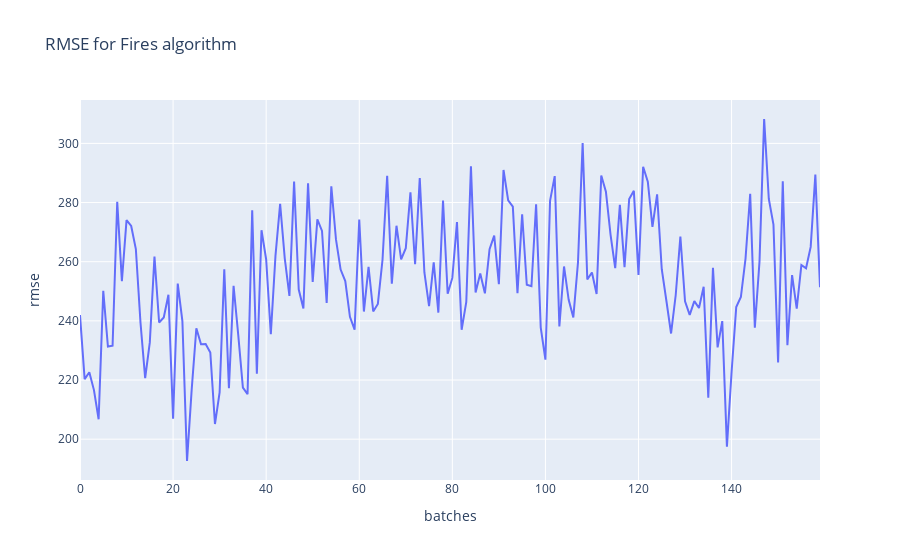

Notebook cell for this chart:
### Code cell
fig = px.line(y = fires_cuda_rmse, title="RMSE for Fires algorithm", labels={"x":"batches", "y":"rmse"})
fig.show()

### Figure 1 — Plotly figure (JSON) as saved in the notebook; plotly's stock layout.template omitted (floating-point values rounded to 4 significant figures; data arrays with more than 128 entries replaced by an {"elided": "..."} marker saying what was removed)
{"data": [{"hovertemplate": "batches=%{x}<br>rmse=%{y}<extra></extra>", "legendgroup": "", "line": {"color": "#636efa", "dash": "solid"}, "mode": "lines", "name": "", "orientation": "v", "showlegend": false, "type": "scatter", "x": {"elided": "160 int values"}, "xaxis": "x", "y": {"elided": "160 float values"}, "yaxis": "y"}], "layout": {"legend": {"tracegroupgap": 0}, "title": {"text": "RMSE for Fires algorithm"}, "xaxis": {"anchor": "y", "domain": [0, 1], "title": {"text": "batches"}}, "yaxis": {"anchor": "x", "domain": [0, 1], "title": {"text": "rmse"}}}}
